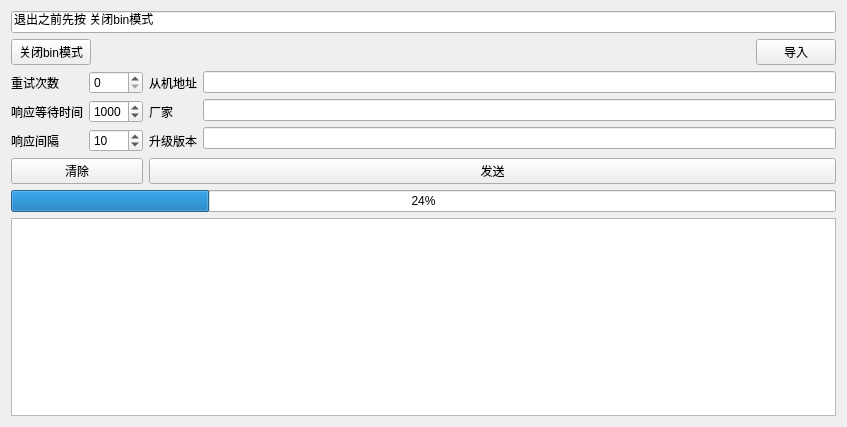
<?xml version="1.0" encoding="UTF-8"?>
<ui version="4.0">
 <class>file</class>
 <widget class="QWidget" name="file">
  <property name="geometry">
   <rect>
    <x>0</x>
    <y>0</y>
    <width>847</width>
    <height>427</height>
   </rect>
  </property>
  <property name="windowTitle">
   <string>写入bin</string>
  </property>
  <layout class="QGridLayout" name="gridLayout">
   <item row="1" column="1">
    <layout class="QHBoxLayout" name="horizontalLayout">
     <item>
      <layout class="QVBoxLayout" name="verticalLayout">
       <item>
        <widget class="QLabel" name="label">
         <property name="text">
          <string>从机地址</string>
         </property>
        </widget>
       </item>
       <item>
        <widget class="QLabel" name="label_2">
         <property name="text">
          <string>厂家</string>
         </property>
        </widget>
       </item>
       <item>
        <widget class="QLabel" name="label_3">
         <property name="text">
          <string>升级版本</string>
         </property>
        </widget>
       </item>
      </layout>
     </item>
     <item>
      <layout class="QVBoxLayout" name="verticalLayout_2">
       <item>
        <widget class="QLineEdit" name="slave_id"/>
       </item>
       <item>
        <widget class="QLineEdit" name="manufacture"/>
       </item>
       <item>
        <widget class="QLineEdit" name="version"/>
       </item>
      </layout>
     </item>
    </layout>
   </item>
   <item row="1" column="0">
    <layout class="QFormLayout" name="formLayout">
     <item row="0" column="0">
      <widget class="QLabel" name="label_4">
       <property name="text">
        <string>重试次数</string>
       </property>
      </widget>
     </item>
     <item row="0" column="1">
      <widget class="QSpinBox" name="retry_times">
       <property name="maximum">
        <number>9999</number>
       </property>
      </widget>
     </item>
     <item row="1" column="0">
      <widget class="QLabel" name="label_5">
       <property name="text">
        <string>响应等待时间</string>
       </property>
      </widget>
     </item>
     <item row="1" column="1">
      <widget class="QSpinBox" name="response_timeout">
       <property name="maximum">
        <number>9999</number>
       </property>
       <property name="value">
        <number>1000</number>
       </property>
      </widget>
     </item>
     <item row="2" column="0">
      <widget class="QLabel" name="label_6">
       <property name="text">
        <string>响应间隔</string>
       </property>
      </widget>
     </item>
     <item row="2" column="1">
      <widget class="QSpinBox" name="response_intervals">
       <property name="maximum">
        <number>9999</number>
       </property>
       <property name="value">
        <number>10</number>
       </property>
      </widget>
     </item>
    </layout>
   </item>
   <item row="5" column="0" colspan="2">
    <widget class="QTextBrowser" name="download_info"/>
   </item>
   <item row="4" column="0" colspan="2">
    <widget class="QProgressBar" name="progressBar">
     <property name="value">
      <number>24</number>
     </property>
    </widget>
   </item>
   <item row="0" column="0" colspan="2">
    <layout class="QVBoxLayout" name="verticalLayout_3">
     <item>
      <widget class="QLineEdit" name="filepath_edit">
       <property name="text">
        <string>退出之前先按 关闭bin模式</string>
       </property>
      </widget>
     </item>
     <item>
      <layout class="QHBoxLayout" name="horizontalLayout_2">
       <item>
        <widget class="QPushButton" name="pushButton">
         <property name="text">
          <string>关闭bin模式</string>
         </property>
        </widget>
       </item>
       <item>
        <spacer name="horizontalSpacer">
         <property name="orientation">
          <enum>Qt::Horizontal</enum>
         </property>
         <property name="sizeHint" stdset="0">
          <size>
           <width>40</width>
           <height>20</height>
          </size>
         </property>
        </spacer>
       </item>
       <item>
        <widget class="QPushButton" name="import_button">
         <property name="text">
          <string>导入</string>
         </property>
        </widget>
       </item>
      </layout>
     </item>
    </layout>
   </item>
   <item row="3" column="1">
    <widget class="QPushButton" name="send_button">
     <property name="text">
      <string>发送</string>
     </property>
    </widget>
   </item>
   <item row="3" column="0">
    <widget class="QPushButton" name="pushButton_2">
     <property name="text">
      <string>清除</string>
     </property>
    </widget>
   </item>
  </layout>
 </widget>
 <resources/>
 <connections/>
</ui>
